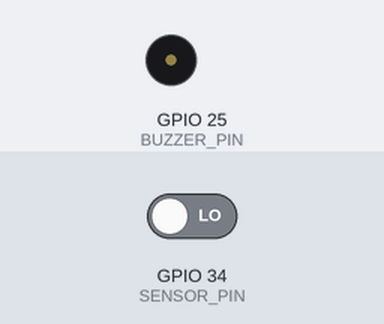
Recording of a sketch running on a simulated ESP32. Parts: buzzer (waves = sounding, pin HIGH). The test bench sets the inputs (shaded band); at power-on: GPIO 34 (SENSOR_PIN) LOW.

Above: at 1.2 s.
1.3 s: GPIO 34 (SENSOR_PIN) driven HIGH
At 1.6 s:
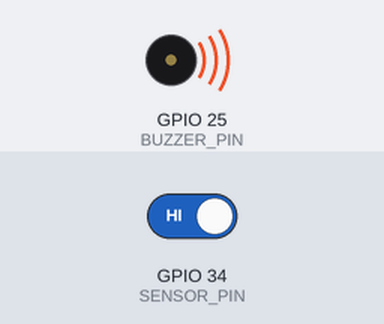
Timing chart, 0 to 10.3 s (numbered marks = the images above; inputs shaded):
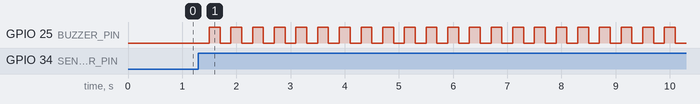

The sketch:

tem_deteksi_gempa_sederhana_dengan_buzzer_dan_sensor_getaran.ino
```cpp
/*
===================================================================
   PENDETEKSI GEMPA SEDERHANA: ESP32 + VIBRATION SENSOR + BUZZER
===================================================================

ALUR: Sensor menunggu getaran -> Terjadi getaran -> Alarm Buzzer aktif selama 5s -> Jika ada getaran baru, maka alarm diperpanjang 8s -> Jika tidak, maka alarm mati

NOTE:
- Buzzer berbunyi secara berkedip: ON (200ms), OFF (150ms).

PEMASANGAN:
- Vibration Sensor : DO -> D34, VCC -> 3V3, GND -> GND
- Buzzer  : Signal -> D25, GND -> GND
*/


// =================================================
// 1. KONFIGURASI PIN
// =================================================

const int SENSOR_PIN = 34;
const int BUZZER_PIN = 25;


// =================================================
// 2. KONFIGURASI WAKTU
// =================================================

const unsigned long ALARM_DURATION = 5000UL;   // Durasi alarm & waktu tunngu jika ada getaran baru

const unsigned long BEEP_ON_TIME  = 200UL;
const unsigned long BEEP_OFF_TIME = 200UL;


// =================================================
// 3. VARIABEL STATUS
// =================================================

unsigned long vibrationTime = 0;
unsigned long beepTime = 0;

bool alarmActive = false;
bool buzzerState = false;


// =================================================
// 4. SETUP
// =================================================

void setup() {
  Serial.begin(115200);

  pinMode(SENSOR_PIN, INPUT);
  pinMode(BUZZER_PIN, OUTPUT);

  // Pastikan buzzer mati saat awal
  digitalWrite(BUZZER_PIN, LOW);
}


// =================================================
// 5. MEMATIKAN ALARM
// =================================================

void stopAlarm() {
  alarmActive = false;
  buzzerState = false;

  digitalWrite(BUZZER_PIN, LOW);
}


// =================================================
// 6. UPDATE BUZZER
// =================================================

void updateBuzzer(unsigned long now) {
  // Interval bunyi
  unsigned long beepInterval = buzzerState ? BEEP_ON_TIME : BEEP_OFF_TIME;

  if (now - beepTime >= beepInterval) {
    beepTime = now;
    buzzerState = !buzzerState;

    digitalWrite(BUZZER_PIN, buzzerState ? HIGH : LOW);
  }
}


// =================================================
// 7. UPDATE SISTEM
// =================================================

void updateSystem() {
  // Ambil waktu sekarang
  unsigned long now = millis();

  // Deteksi getaran
  if (digitalRead(SENSOR_PIN) == HIGH) {
    vibrationTime = now;

    // Jika alarm sebelumnya mati, mulai pola buzzer dari awal.
    if (!alarmActive) {
      alarmActive = true;
      buzzerState = false;
      beepTime = now;

      digitalWrite(BUZZER_PIN, LOW);
    }
  }

  // Cek durasi alarm
  if (alarmActive && now - vibrationTime >= ALARM_DURATION) {
    stopAlarm();
  }

  // Update buzzer
  if (alarmActive) {
    updateBuzzer(now);
  }
}


// =================================================
// 8. LOOP
// =================================================

void loop() {
  updateSystem();
}
```

Measured:
- after the input at 1.3 s, GPIO 25 (BUZZER_PIN): alternates HIGH for 0.20 s and LOW for 0.20 s, starting after 0.20 s
